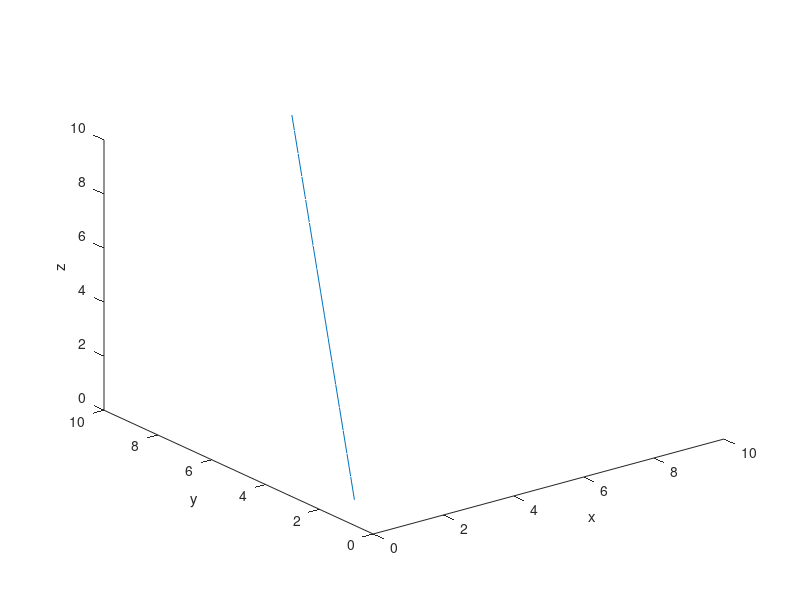
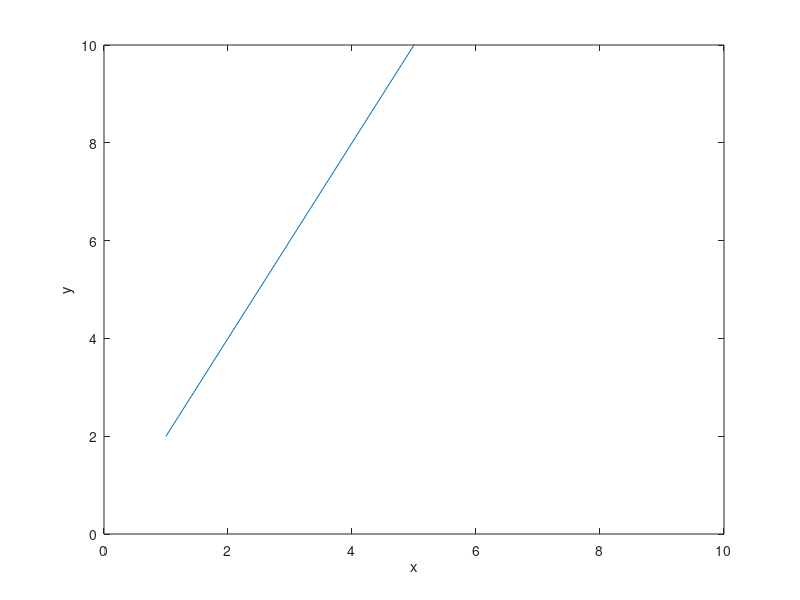
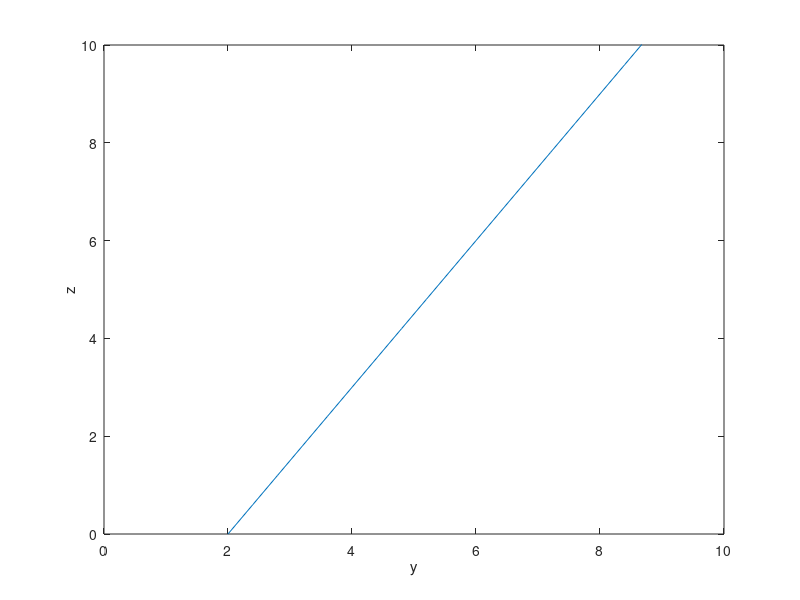
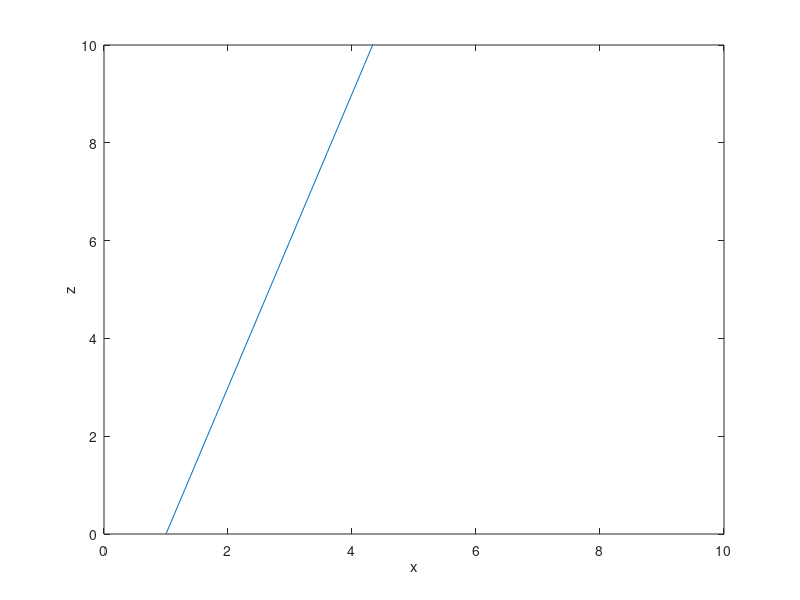

The MATLAB source for these figures, in order: (Note: this script raises an error after producing the figures.)


%% line view

tL = 0:0.1:5; %line parameter


A = [2 4 6]; %vector
B = [1 2 0]; %basic point

Line = A.*tL'+B;


figure
plot3(Line(:,1),Line(:,2),Line(:,3))
xlabel('x')
ylabel('y')
zlabel('z')
xlim([0 10])
ylim([0 10])
zlim([0 10])


figure
plot(Line(:,1),Line(:,2))
xlabel('x')
ylabel('y')
xlim([0 10])
ylim([0 10])


figure
plot(Line(:,2),Line(:,3))
xlabel('y')
ylabel('z')
xlim([0 10])
ylim([0 10])


figure
plot(Line(:,1),Line(:,3))
xlabel('x')
ylabel('z')
xlim([0 10])
ylim([0 10])



%% orth creati0n
clc

vect = rand(1,3);%[1 2 3];

[orth1 orth2] = createOrth(vect);


tL = -5:0.1:5; %line parameter

B = [1 2 4]; %basic point

Line1 = vect.*tL'+B;
Line2 = orth1.*tL'+B;
Line3 = orth2.*tL'+B;

figure
hold on
plot3(Line1(:,1),Line1(:,2),Line1(:,3))
plot3(Line2(:,1),Line2(:,2),Line2(:,3))
plot3(Line3(:,1),Line3(:,2),Line3(:,3))
xlabel('x')
ylabel('y')
zlabel('z')
xlim([0 10])
ylim([0 10])
zlim([0 10])





%% without optimization
clc
'first part start'
tic

%---------------------------------------
vect = [1 0.2 0.5]; %basic vector
B = [1 2 4]; %basic point

tL = 0:0.5:10; %line parameter
Diameter = 1;
%---------------------------------------


Radius = Diameter/2;
[orth1 orth2] = createOrth(vect);


% meshgrid -----
% xl = -10:0.1:10;
% yl = -10:0.1:10;
% zl = -10:0.1:10;
%----------------
xl = -10:0.05:10;
yl = -10:0.05:10;
zl = -10:0.05:10;
%----------------
[xg, yg, zg] = meshgrid(xl, yl, zl);
%---------------
xglineArr = reshape(xg,numel(xg),1);
yglineArr = reshape(yg,numel(yg),1);
zglineArr = reshape(zg,numel(zg),1);
pointLineArr = [xglineArr, yglineArr, zglineArr];
%---------------

localLinePar = (pointLineArr-B)/vect;

% LinePoints = vect.*localLinePar+B;
% 
% % find all cylinder 1.1R
% condition = (LinePoints(:,1) - xglineArr).^2 + ...
%             (LinePoints(:,2) - yglineArr).^2 + ...
%             (LinePoints(:,3) - zglineArr).^2        <= Radius*1.1;
% % new points inside cylinder 1.1R
% xglineArr = xglineArr(condition);
% yglineArr = yglineArr(condition);
% zglineArr = zglineArr(condition);
% 
% % new local line par
% pointLineArr = [xglineArr, yglineArr, zglineArr];
% localLinePar = (pointLineArr-B)/vect;
% 
% 



'first part end'
toc

figure
hold on
xlabel('x')
ylabel('y')
zlabel('z')
xlim([0 10])
ylim([0 10])
zlim([0 10])


for LineIndex = 1:numel(tL)
LineIndex./numel(tL)*100;
    
currentLinePoint = vect.*tL(LineIndex)+B;


condition1 = (currentLinePoint(1) - xglineArr).^2 + ...
             (currentLinePoint(2) - yglineArr).^2 + ...
             (currentLinePoint(3) - zglineArr).^2        <= Radius;



condition2 = abs(localLinePar-tL(LineIndex))<0.1;

% condition2 = reshape(condition2,size(xg));


partxg = xglineArr(condition1 & condition2);
partyg = yglineArr(condition1 & condition2);
partzg = zglineArr(condition1 & condition2);

plot3(partxg,partyg,partzg,'.')
drawnow

end


'second part end'
toc




%%
clc

[1 2 3]/[3 4 5]



A = [1 2 3]
B = [0.5 0 2];
t = [1 2];

P = A.*t'+B

%%
clc

P = [1.5 2 5
     2.5 4 8
     1 2 1
     -3 3 4]

t = (P-B)/A;
t = reshape(t,1,numel(t))

Pn = A.*t'+B


figure
hold on
plot3(P(:,1), P(:,2), P(:,3),'o')
plot3(Pn(:,1), Pn(:,2), Pn(:,3),'x')





A = [1 2 3]
B = [0.5 0 2];
tL = -10:0.5:10; %line parameter

Line1 = A.*tL'+B;
plot3(Line1(:,1),Line1(:,2),Line1(:,3))






%%





vv1 = [1.0000    2.0000    1.0000] - [ 0.6071    0.2143    2.3214]


dot(A,vv1)



vv2 = [-3.0000    3.0000    4.0000] - [1.1071    1.2143    3.8214]


dot(A,vv2)






















